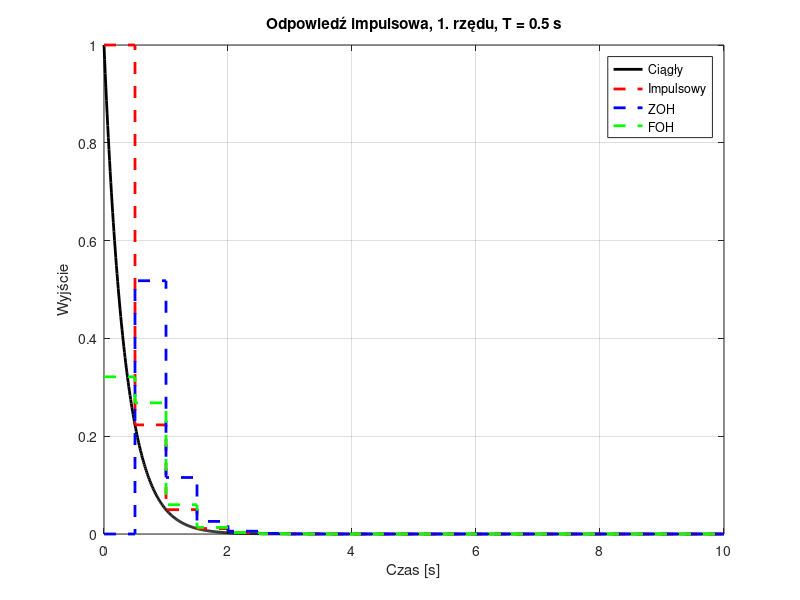
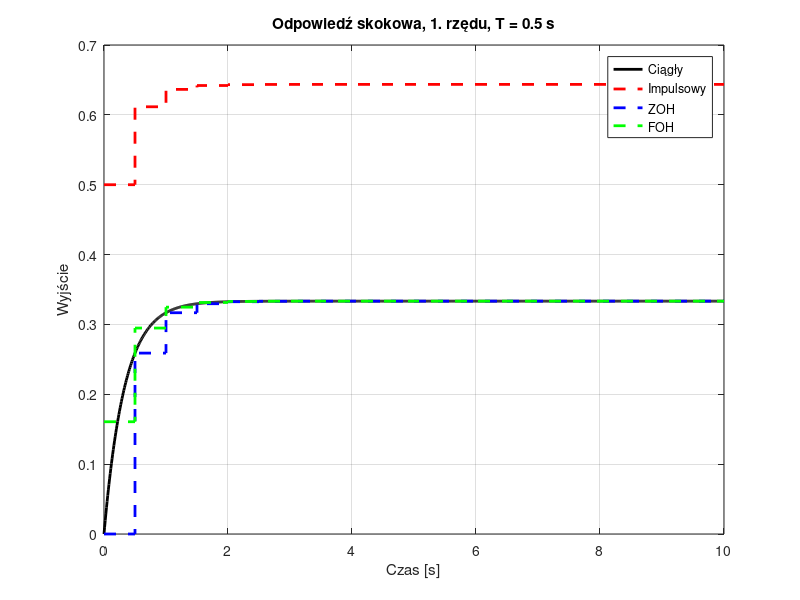
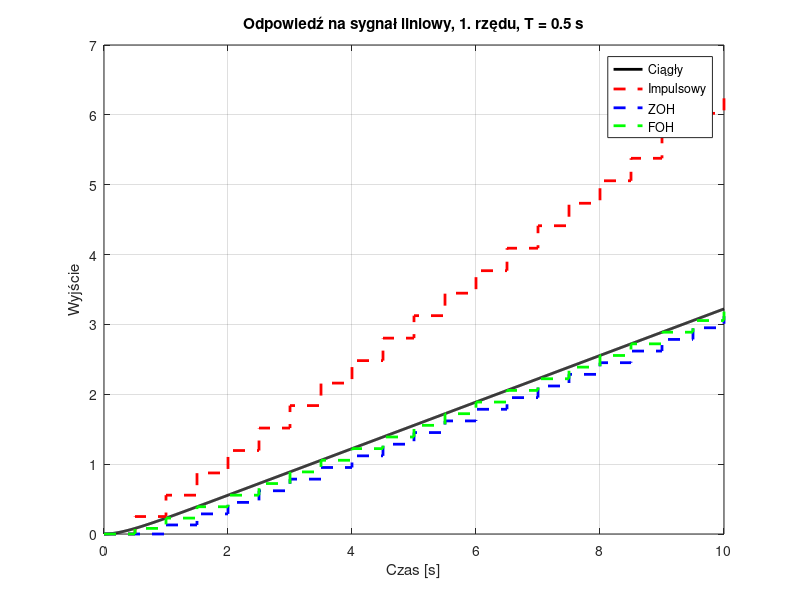
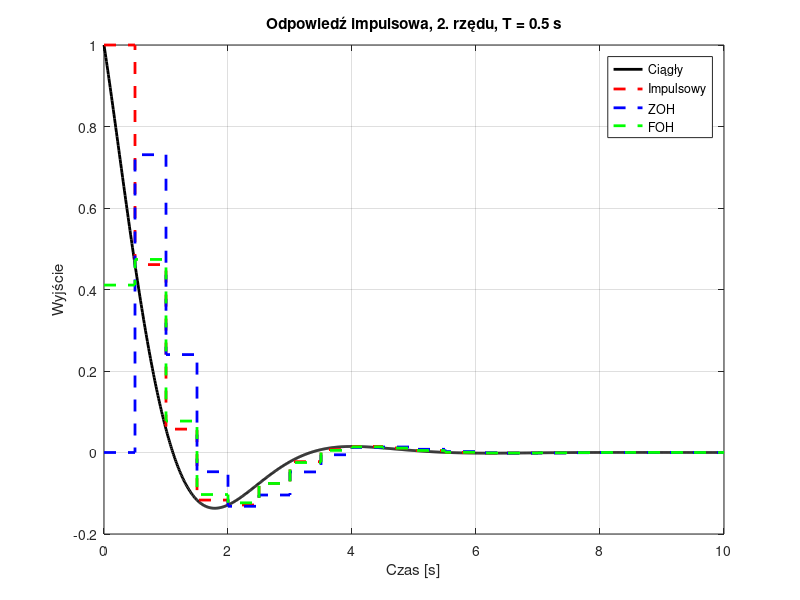

MATLAB code to generate these figures, in order:
% Prosta implementacja zadania 3: Dyskretyzacja układów 1, 2, 3 rzędu
clear all; close all; clc;

if ~exist('zad3', 'dir')
    mkdir('zad3');
end

% Parametry
Ts = 0.5; % Okres próbkowania
t_continuous = 0:0.01:10; % Czas ciągły
t_discrete = 0:Ts:10;     % Czas dyskretny

% Definicja układów
sys1 = tf(1, [1 3]);              % G1(s) = 1/(s + 3)
sys2 = tf([1 1], [1 2 3]);       % G2(s) = (s + 1)/(s^2 + 2s + 3)
sys3 = tf([1 2], [1 2 1 1]);     % G3(s) = (s + 2)/(s^3 + 2s^2 + s + 1)

systems = {sys1, sys2, sys3};
titles = {'1. rzędu', '2. rzędu', '3. rzędu'};

% Pętla po układach
for i = 1:length(systems)
    sys_continuous = systems{i};
    
    % Dyskretyzacja metodami odpowiedzi
    sys_impulse = c2d(sys_continuous, Ts, 'impulse'); % Odpowiednik impulsowy
    sys_zoh = c2d(sys_continuous, Ts, 'zoh');        % Odpowiednik skokowy (ZOH)
    sys_foh = c2d(sys_continuous, Ts, 'foh');        % Odpowiednik liniowo-narastający (FOH)
    
    % Odpowiedź impulsowa
    y_cont_impulse = impulse(sys_continuous, t_continuous);
    y_impulse = impulse(sys_impulse, t_discrete);
    y_zoh_impulse = impulse(sys_zoh, t_discrete);
    y_foh_impulse = impulse(sys_foh, t_discrete);
    
figure('Position', [100 100 800 400]);
plot(t_continuous, y_cont_impulse, 'k-', 'LineWidth', 2, 'DisplayName', 'Ciągły');
hold on;
stairs(t_discrete, y_impulse, 'r--', 'LineWidth', 2, 'DisplayName', 'Impulsowy');
stairs(t_discrete, y_zoh_impulse, 'b--', 'LineWidth', 2, 'DisplayName', 'ZOH');
stairs(t_discrete, y_foh_impulse, 'g--', 'LineWidth', 2, 'DisplayName', 'FOH');
xlabel('Czas [s]');
ylabel('Wyjście');
title(['Odpowiedź impulsowa, ', titles{i}, ', T = 0.5 s']);
legend;
grid on;
hold off;
saveas(gcf, fullfile('zad3', ['Impulsowa_', titles{i}, '.png']), 'png');
    
    % Odpowiedź skokowa
    y_cont_step = step(sys_continuous, t_continuous);
    y_impulse_step = step(sys_impulse, t_discrete);
    y_zoh_step = step(sys_zoh, t_discrete);
    y_foh_step = step(sys_foh, t_discrete);
    
figure('Position', [100 100 800 400]);
plot(t_continuous, y_cont_step, 'k-', 'LineWidth', 2, 'DisplayName', 'Ciągły');
hold on;
stairs(t_discrete, y_impulse_step, 'r--', 'LineWidth', 2, 'DisplayName', 'Impulsowy');
stairs(t_discrete, y_zoh_step, 'b--', 'LineWidth', 2, 'DisplayName', 'ZOH');
stairs(t_discrete, y_foh_step, 'g--', 'LineWidth', 2, 'DisplayName', 'FOH');
xlabel('Czas [s]');
ylabel('Wyjście');
title(['Odpowiedź skokowa, ', titles{i}, ', T = 0.5 s']);
legend;
grid on;
hold off;
saveas(gcf, fullfile('zad3', ['Skokowa_', titles{i}, '.png']), 'png');
    
    % Odpowiedź na sygnał liniowo-narastający
    u_ramp_cont = t_continuous; % Sygnał liniowy dla czasu ciągłego: u(t) = t
    u_ramp_disc = t_discrete;   % Sygnał liniowy dla czasu dyskretnego
    y_cont_ramp = lsim(sys_continuous, u_ramp_cont, t_continuous);
    y_impulse_ramp = lsim(sys_impulse, u_ramp_disc, t_discrete);
    y_zoh_ramp = lsim(sys_zoh, u_ramp_disc, t_discrete);
    y_foh_ramp = lsim(sys_foh, u_ramp_disc, t_discrete);
    
figure('Position', [100 100 800 400]);
plot(t_continuous, y_cont_ramp, 'k-', 'LineWidth', 2, 'DisplayName', 'Ciągły');
hold on;
stairs(t_discrete, y_impulse_ramp, 'r--', 'LineWidth', 2, 'DisplayName', 'Impulsowy');
stairs(t_discrete, y_zoh_ramp, 'b--', 'LineWidth', 2, 'DisplayName', 'ZOH');
stairs(t_discrete, y_foh_ramp, 'g--', 'LineWidth', 2, 'DisplayName', 'FOH');
xlabel('Czas [s]');
ylabel('Wyjście');
title(['Odpowiedź na sygnał liniowy, ', titles{i}, ', T = 0.5 s']);
legend;
grid on;
hold off;
saveas(gcf, fullfile('zad3', ['Liniowa_', titles{i}, '.png']), 'png');
end

disp('Wykresy dla zadania 3 wygenerowane.');